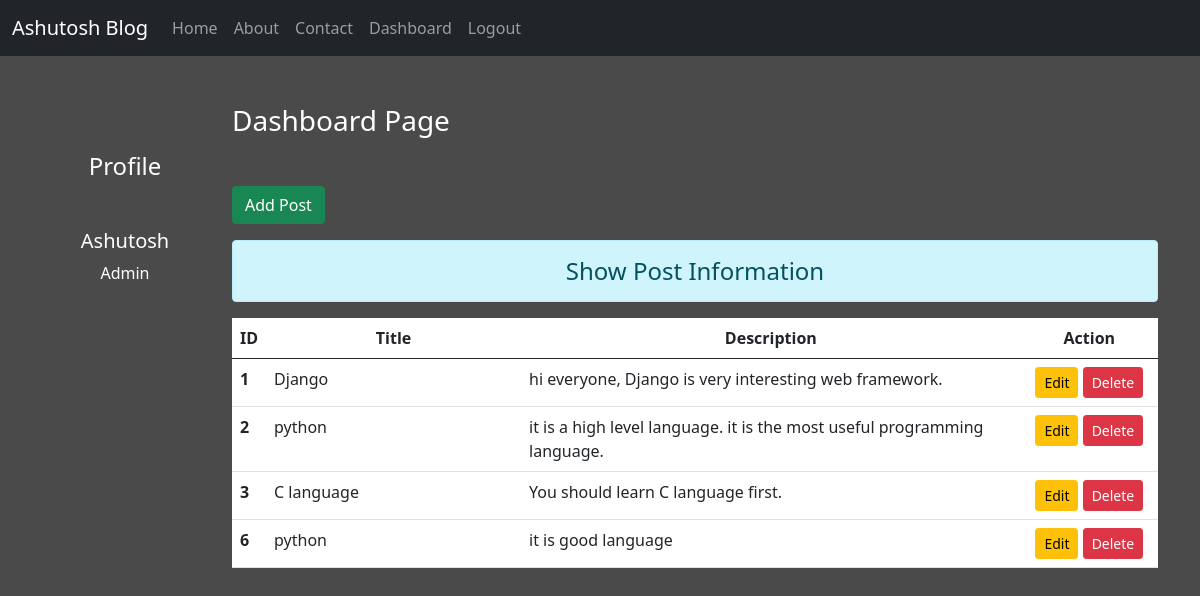
The page /dashboard/ (signed in) on the database its author committed.
### blog/models.py (models this page shows)
class Post(models.Model):
	title = models.CharField(max_length=150)
	desc = models.TextField()

### blog/views.py (the view)
# urls.py: path('dashboard/', views.dashboard,name='dashboard'),
def dashboard(request):
	if request.user.is_authenticated:
		posts = Post.objects.all()
		user = request.user
		full_name = user.get_full_name()
		gps = user.groups.all()
		return render(request, 'blog/dashboard.html',{'posts':posts, 'full_name':full_name, 'groups':gps})
	else:
		return HttpResponseRedirect('/login/')

### blog/templates/blog/dashboard.html (shortened to what this page needs)
{% extends 'blog/base.html' %}
{% load static %}
{% block side %}
	<div class="col-sm-2 my-5 text-white text-center">
		<h4 class="my-5">Profile</h4>
		<h5>{{full_name}}</h5>
		{% for group in groups %}
			<p>{{group.name}}</p>
		{% endfor%}
	</div>
{% endblock side %}
{% block content %}
<div class="col-sm-10">
	<h3 class="text-white my-5">Dashboard Page</h3>
	<a href="{% url 'addpost' %}" class="btn btn-success">Add Post</a>
	<h4 class="text-center alert alert-info mt-3">Show Post Information</h4>
	{% if posts %}
		<table class="table table-hover bg-white">
			<thead>
				<tr class="text-center">
					<th scope="col" style="width:2%">ID</th>
					<th scope="col" style="width:28%">Title</th>
					<th scope="col" style="width:55%">Description</th>
					<th scope="col" style="width:15%">Action</th>
				</tr>
			</thead>
			<tbody>
				{% for post in posts %}
					<tr>
						<th scope="row">{{post.id}}</th>
						<td>{{post.title}}</td>
						<td>{{post.desc}}</td>
						<td class="text-center">
							<a href="{% url 'updatepost' post.id %}" class="btn btn-warning btn-sm">Edit</a>
							{% if perms.blog.delete_post %}
							<form action="{% url 'deletepost' post.id %}" method="post" class="d-inline">{% csrf_token %}
								<input type="submit" class="btn btn-danger btn-sm" value="Delete">
							</form>
							{% endif %}
						</td>
					</tr>
				{% endfor %}
			</tbody>
		</table>
	{% else %}
		<h4 class="text-center alert alert-warning">No Records</h4>
	{% endif %}
</div>
{% endblock content %}

### blog/templates/blog/base.html (shortened to what this page needs)
<!DOCTYPE html>
{% load static %}
<html>
<head>
	<link rel="stylesheet" href="{% static 'blog/css/bootstrap.css' %}">
	<link rel="stylesheet" href="{% static 'blog/css/style.css' %}">
</head>
<body>
	<div class="container-fluid bg-dark">
		{% include 'blog/navbar.html' %}
	</div>
	<div class="container">
		<div class="row">
			{% block side %}
			{% endblock side %}
			{% block content %}
			{% endblock content %}
		</div>
	</div>
</body>
</html>

### blog/templates/blog/navbar.html (shortened to what this page needs)
<nav class="navbar navbar-expand-lg navbar-dark bg-dark">
  <a class="navbar-brand" href="#">Ashutosh Blog</a>
  <div class="collapse navbar-collapse" id="navbarNav">
    <ul class="navbar-nav">
      <li class="nav-item active">
        <a class="nav-link" href="/">Home</a>
      </li>
      <li class="nav-item">
        <a class="nav-link" href="{% url 'about' %}">About</a>
      </li>
      <li class="nav-item">
        <a class="nav-link" href="{% url 'contact' %}">Contact</a>
      </li>
      {% if request.user.is_authenticated %}
      <li class="nav-item">
        <a class="nav-link" href="{% url 'dashboard' %}">Dashboard</a>
      </li>
      <li class="nav-item">
        <a class="nav-link" href="{% url 'logout' %}">Logout</a>
      </li>
      {% endif %}
    </ul>
  </div>
</nav>

### blog/static/blog/css/style.css (style rules this page uses)
body { background-color: rgb(75,74,74); color: antiquewhite; }

### rows shown on the page
Post: id "1", title "Django", desc "hi everyone, Django is very interesting web framework."
Post: id "2", title "python", desc "it is a high level language. it is the most useful programming language."
Post: id "3", title "C language", desc "You should learn C language first."
Post: id "6", title "python", desc "it is good language"

### other values the page prints
{{ full_name }} "Ashutosh"
{{ group.name }} "Admin"
